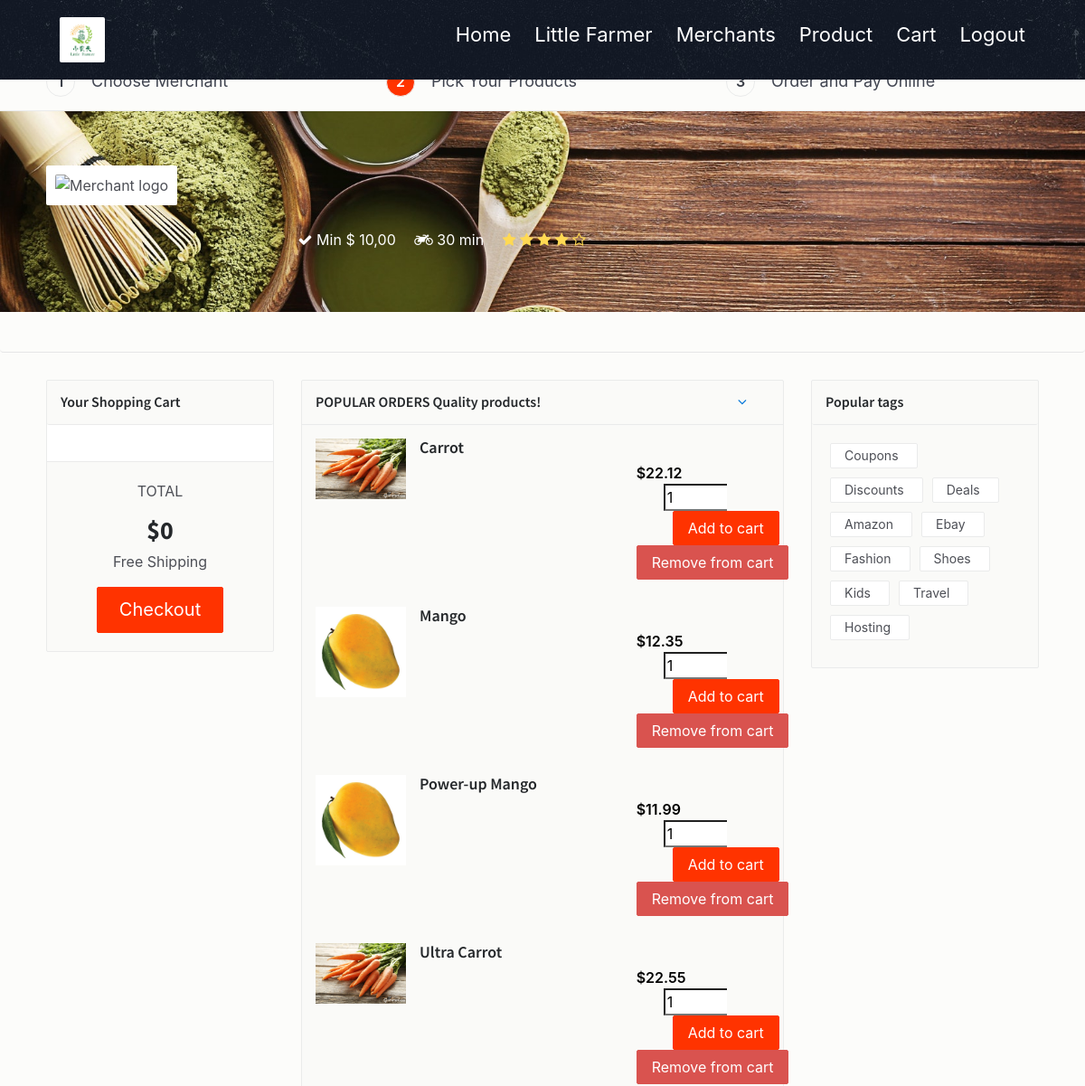
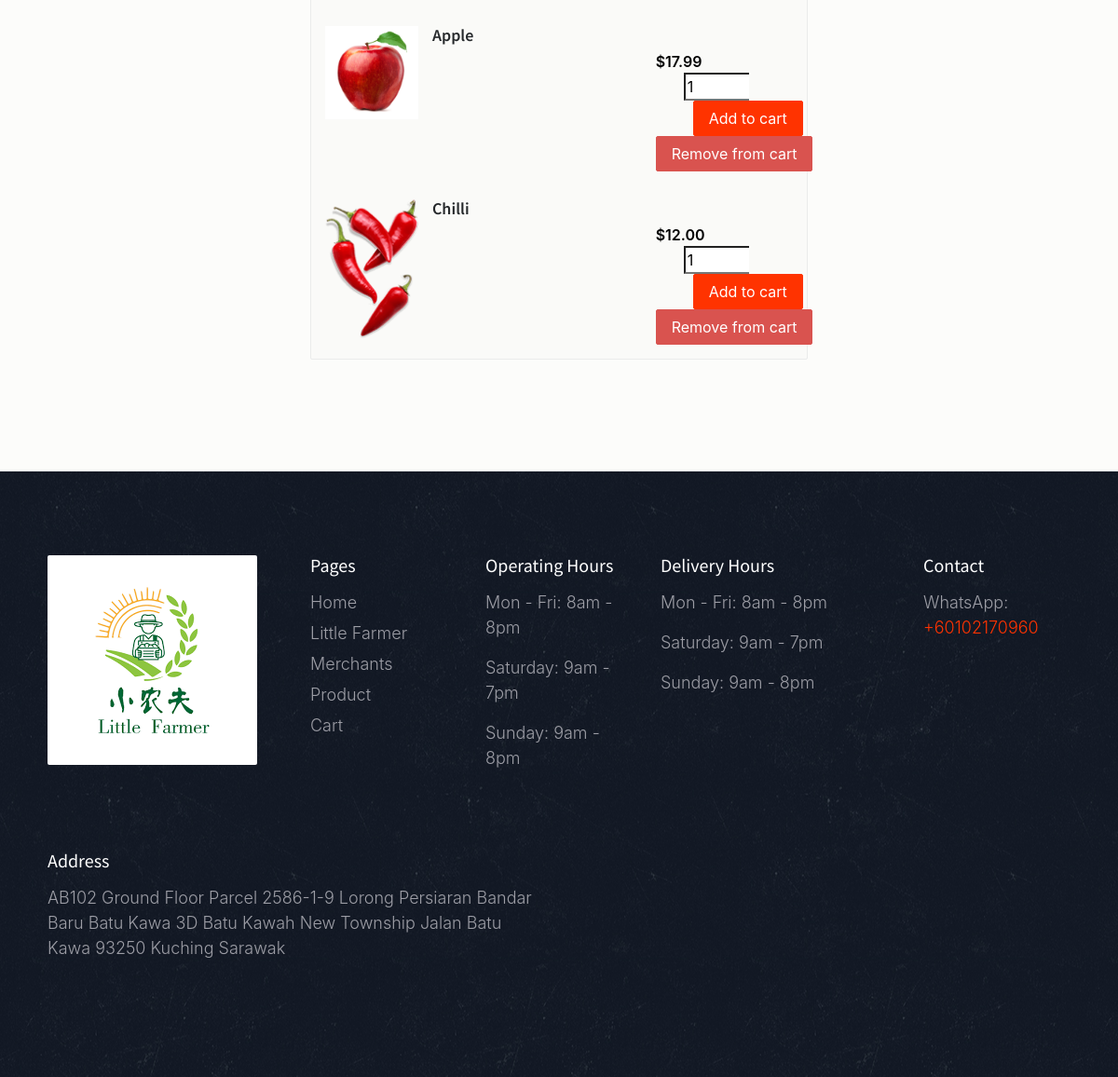
The page /dishestestingcart.php (signed in) on the database its author committed (2 pictures, top to bottom).
### tables this page shows
CREATE TABLE `product` (
  `product_id` int(11) NOT NULL,
  `product_name` varchar(255) NOT NULL,
  `product_image` text NOT NULL,
  `categories_id` int(11) NOT NULL,
  `quantity` decimal(11,3) NOT NULL,
  `price` decimal(10,2) NOT NULL,
  `owner` text NOT NULL,
  `active` int(11) NOT NULL DEFAULT 0,
  `status` int(11) NOT NULL DEFAULT 0
);

### dishestestingcart.php (the view, shortened to what this page needs)
<!DOCTYPE html>
<html lang="en">
<head>
    <link href="css/bootstrap.min.css" rel="stylesheet">
    <link href="css/font-awesome.min.css" rel="stylesheet">
    <link href="css/animsition.min.css" rel="stylesheet">
    <link href="css/animate.css" rel="stylesheet">
    <link href="css/style.css" rel="stylesheet">
</head>
<body class="home">
<?php
include_once 'product-action.php';
?>
    <header id="header" class="header-scroll top-header headrom" >
        <nav class="navbar navbar-dark">
            <div class="container" >
                <a class="navbar-brand" href="index.php"> <img class="img-rounded" style = "height:50px;width:50px;" src="landing/logo.png" alt="logo"> </a>
                <div class="collapse navbar-toggleable-md  float-lg-right" id="mainNavbarCollapse">
                    <ul class="nav navbar-nav" style = "font-size:22px;">
                        <li class="nav-item"> <a class="nav-link active" href="market.php">Home <span class="sr-only">(current)</span></a> </li>
                        <?php
                            echo '<li class="nav-item"><a href="index.php" class="nav-link active">Little Farmer</a> </li>';
                            echo '<li class="nav-item"><a href="restaurants.php" class="nav-link active">Merchants</a> </li>';
                            echo '<li class="nav-item"><a href="dishes.php" class="nav-link active">Product</a> </li>';
                            echo '<li class="nav-item"><a href="your_orders.php" class="nav-link active">Cart</a> </li>';
                            echo '<li class="nav-item"><a href="logout.php" class="nav-link active">Logout</a> </li>';
                         ?>
                    </ul>
                </div>
            </div>
        </nav>
    </header>
    <div class="page-wrapper" style="padding-top: 5%;">
        <div class="top-links">
            <div class="container">
                <ul class="row links">
                    <li class="col-xs-12 col-sm-4 link-item"><span>1</span><a href="restaurants.php">Choose Merchant</a></li>
                    <li class="col-xs-12 col-sm-4 link-item active"><span>2</span><a href="dishes.php?res_id=<?php echo $_GET['res_id']; ?>">Pick Your Products</a></li>
                    <li class="col-xs-12 col-sm-4 link-item"><span>3</span><a href="#">Order and Pay Online</a></li>
                </ul>
            </div>
        </div>
        <?php
            $ress= mysqli_query($db,"select * from restaurant where rs_id='$_GET[res_id]'");
            $rows=mysqli_fetch_array($ress);
        ?>
        <section class="inner-page-hero bg-image" data-image-src="images/img/dish.jpeg">
            <div class="profile">
                <div class="container">
                    <div class="row">
                        <div class="col-xs-12 col-sm-12  col-md-4 col-lg-4 profile-img">
                            <div class="image-wrap">
                                <figure><?php echo '<img src="seller/Res_img/'.$rows['image'].'" alt="Merchant logo">'; ?></figure>
                            </div>
                        </div>
                        <div class="col-xs-12 col-sm-12 col-md-8 col-lg-8 profile-desc">
                            <div class="pull-left right-text white-txt">
                                <ul class="nav nav-inline">
                                    <li class="nav-item"> <a class="nav-link active" href="#"><i class="fa fa-check"></i> Min $ 10,00</a> </li>
                                    <li class="nav-item"> <a class="nav-link" href="#"><i class="fa fa-motorcycle"></i> 30 min</a> </li>
                                    <li class="nav-item ratings">
                                        <a class="nav-link" href="#"> <span>
                                <i class="fa fa-star"></i>
                                <i class="fa fa-star"></i>
                                <i class="fa fa-star"></i>
                                <i class="fa fa-star"></i>
                                <i class="fa fa-star-o"></i>
                                </span> </a>
                                    </li>
                                </ul>
                            </div>
                        </div>
                    </div>
                </div>
            </div>
        </section>
        <div class="breadcrumb">
        </div>
            <div class="container m-t-30">
                <div class="row">
                    <div class="col-xs-12 col-sm-4 col-md-4 col-lg-3">
                        <div class="widget widget-cart">
                            <div class="widget-heading">
                                <h3 class="widget-title text-dark">
                                    Your Shopping Cart
                                </h3>
                                <div class="clearfix"></div>
                            </div>
                            <div class="order-row bg-white">
                                <div class="widget-body">
	                                <?php
                                        $item_total = 0;
                                    ?>
                                    </div>
                                </div>
                                <div class="widget-body">
                                    <div class="price-wrap text-xs-center">
                                        <p>TOTAL</p>
                                        <h3 class="value"><strong><?php echo "$".$item_total; ?></strong></h3>
                                        <p>Free Shipping</p>
                                        <a href="checkout.php?res_id=<?php echo $_GET['res_id'];?>&action=check"  class="btn theme-btn btn-lg">Checkout</a>
                                    </div>
                                </div>
                            </div>
                    </div>
                    <div class="col-xs-12 col-sm-8 col-md-8 col-lg-6">
                    <div class="menu-widget" id="2">
                        <div class="widget-heading">
                            <h3 class="widget-title text-dark">
                                POPULAR ORDERS Quality products! <a class="btn btn-link pull-right" data-toggle="collapse" href="#popular2" aria-expanded="true">
                                <i class="fa fa-angle-down pull-right"></i>
                                </a>
                            </h3>
                            <div class="clearfix"></div>
                        </div>
                        <div class="collapse in" id="popular2">
						<?php
                            $stmt = $db->prepare("select * from product");
                            $stmt->execute();
                            $products = $stmt->get_result();
                            if (!empty($products))
                            {
                                foreach($products as $product)
                                    {
                        ?>
                            <div class="food-item">
                                <div class="row">
                                    <div class="col-xs-12 col-sm-12 col-lg-8">
                                    <form method="post" action='dishestestingcart.php?res_id=<?php echo $_GET['res_id'];?>&action=add&id=<?php echo $product['product_id']; ?>'>
                                        <div class="rest-logo pull-left">
                                            <a class="restaurant-logo pull-left" href="#"><?php echo '<img src="'.$product['product_image'].'" alt="Product logo">'; ?></a>
                                        </div>
                                      <div class="rest-descr">
                                            <h6><a href="#"><?php echo $product['product_name']; ?></a></h6>
                                        </div>
                                  </div>
                                 <div class="col-xs-12 col-sm-12 col-lg-4 pull-right item-cart-info">
                                    <span class="price pull-left" >$<?php echo $product['price']; ?></span>
                                        <input class="b-r-0" type="text" name="quantity"  style="margin-left:30px;" value="1" size="2" />
                                        <input type="submit" class="btn theme-btn" style="margin-left:40px;" value="Add to cart" />
                                        <button class="btn btn-danger remove-from-cart-button" data-product-id="<?php echo $product['product_id']; ?>">Remove from cart</button>
                                    </div>
                                </div>
                            </div>
                            <?php
                                    }
                                }
                            ?>
                        </div>
                    </div>
                    </div>
                    <div class="col-xs-12 col-md-12 col-lg-3">
                        <div class="sidebar-wrap">
                           <div class="widget clearfix">
                            <div class="widget-heading">
                                <h3 class="widget-title text-dark">
                                    Popular tags
                                </h3>
                                <div class="clearfix"></div>
                            </div>
                            <div class="widget-body">
                                <ul class="tags">
                                    <li> <a href="#" class="tag">
                                 Coupons
                                 </a> </li>
                                    <li> <a href="#" class="tag">
                                 Discounts
                                 </a> </li>
                                    <li> <a href="#" class="tag">
                                 Deals
                                 </a> </li>
                                    <li> <a href="#" class="tag">
                                 Amazon
                                 </a> </li>
                                    <li> <a href="#" class="tag">
                                 Ebay
                                 </a> </li>
                                    <li> <a href="#" class="tag">
                                 Fashion
                                 </a> </li>
                                    <li> <a href="#" class="tag">
                                 Shoes
                                 </a> </li>
                                    <li> <a href="#" class="tag">
                                 Kids
                                 </a> </li>
                                    <li> <a href="#" class="tag">
                                 Travel
                                 </a> </li>
                                    <li> <a href="#" class="tag">
                                 Hosting
                                 </a> </li>
                                </ul>
                            </div>
                        </div>
                        </div>
                    </div>
                </div>
            </div>
    <footer class="footer" style = "margin-top:10%;">
        <div class="container">
            <div class="row top-footer">
                <div class="col-xs-12 col-sm-3 footer-logo-block color-gray">
                    <a href="#"> <img class="img-rounded" style = "margin-bottom:50px;" src="landing/logo.png" alt="logo"> </a> </div>
                <div class="col-xs-12 col-sm-2 pages color-gray">
                    <h5>Pages</h5>
                    <ul>
                        <li><a href="market.php">Home</a> </li>
                        <li><a href="index.php">Little Farmer</a> </li>
                        <li><a href="restaurants.php">Merchants</a> </li>
                        <li><a href="dishes.php">Product</a> </li>
                        <li><a href="your_orders.php">Cart</a> </li>
                    </ul>
                </div>
                <div class="col-xs-12 col-sm-2 how-it-works-links color-gray">
                    <h5>Operating Hours</h5>
                    <p>Mon - Fri: 8am - 8pm</p>
                    <p>Saturday: 9am - 7pm</p>
                    <p>Sunday: 9am - 8pm</p>
                </div>
                <div class="col-xs-12 col-sm-3 popular-locations color-gray">
                    <h5>Delivery Hours</h5>
                    <p>Mon - Fri: 8am - 8pm</p>
                    <p>Saturday: 9am - 7pm</p>
                    <p>Sunday: 9am - 8pm</p>
                </div>
                <div class="col-xs-12 col-sm-2 WhatsApp color-gray">
                    <h5>Contact</h5>
                    <p>WhatsApp:<a href="https://api.whatsapp.com/send?phone=60102170960">   +60102170960</a></p>
                </div>
            </div>
            <div class="bottom-footer">
                <div class="row">
                    <div class="col-xs-12 col-sm-6 address color-gray">
                        <h5>Address</h5>
                        <p>AB102 Ground Floor Parcel 2586-1-9 Lorong Persiaran Bandar Baru Batu Kawa 3D Batu Kawah New Township Jalan Batu Kawa 93250 Kuching Sarawak</p></div>
                </div>
            </div>
        </div>
    </footer>
</body>
</html>

### rows shown on the page
product: product_image (picture), product_name "Carrot", price "22.12"
product: product_image (picture), product_name "Mango", price "12.35"
product: product_image (picture), product_name "Power-up Mango", price "11.99"
product: product_image (picture), product_name "Ultra Carrot", price "22.55"
product: product_image (picture), product_name "Apple", price "17.99"
product: product_image (picture), product_name "Chilli", price "12.00"

### other values the page prints
$item_total "0"
